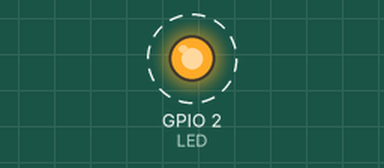
Recording of a sketch running on a simulated ESP32. Shown: output pins drawn as LEDs (lit = HIGH). Dashed ring = blinking.

Above: at 0.2 s.
Timing chart, 0 to 3.0 s (numbered marks = the images above):
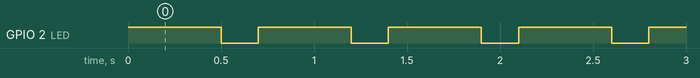

Measured:
- by itself, GPIO 2 (LED): alternates HIGH for 0.50 s and LOW for 0.20 s

The sketch:

02-ledpattern1-code.ino
```cpp
const int LED = 2;

void setup() {
  pinMode(LED, OUTPUT);
}

void loop() {
  digitalWrite(LED, HIGH);   // Turn ON
  delay(500);               // Wait 1 second

  digitalWrite(LED, LOW);    // Turn OFF
  delay(200);               // Wait 1 second
}
```
